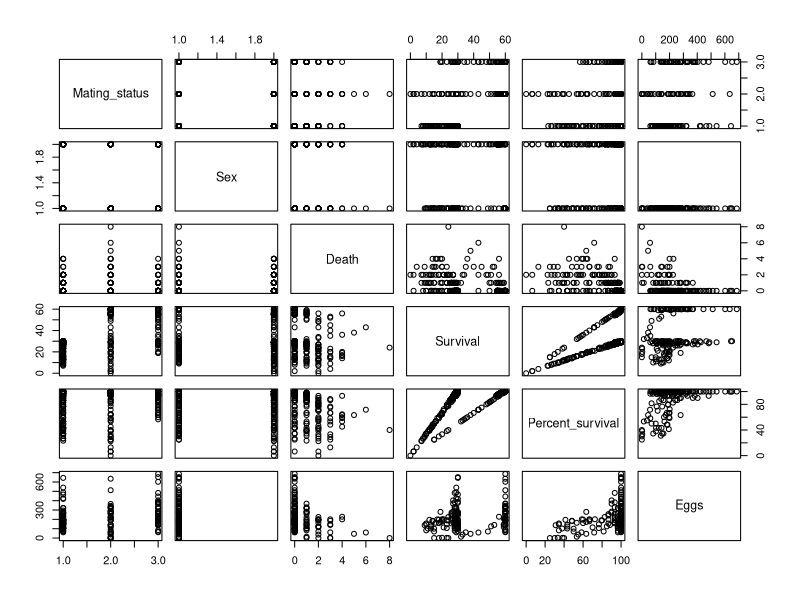
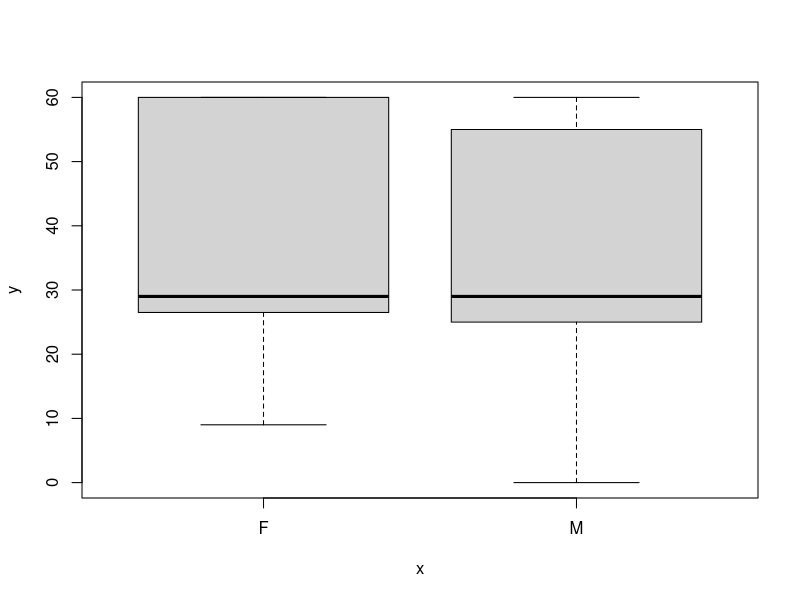
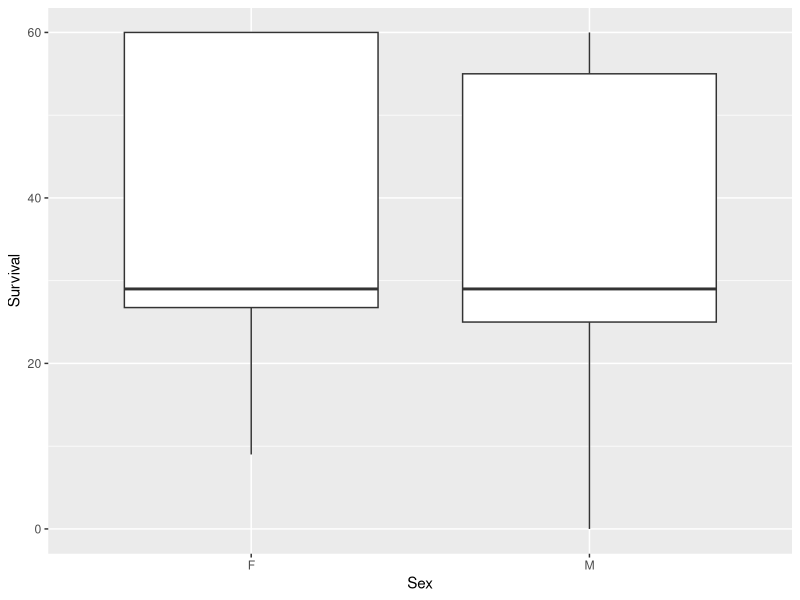
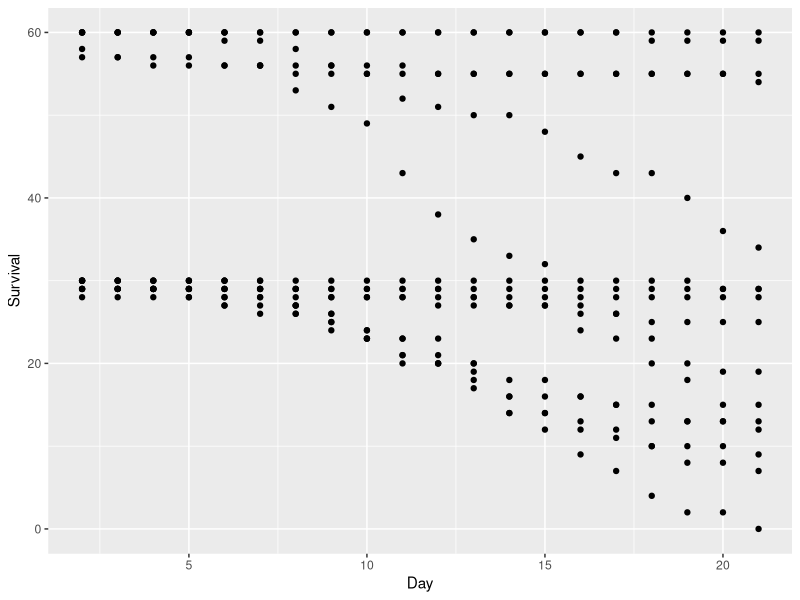
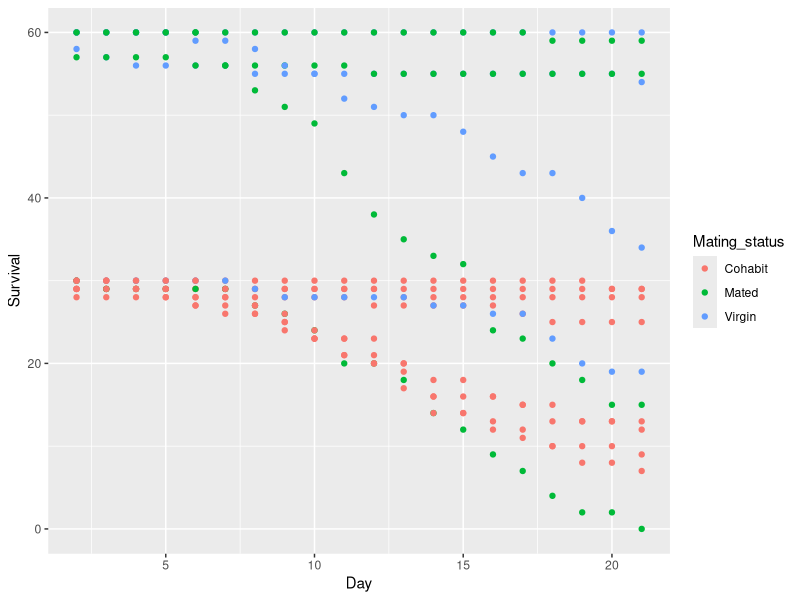
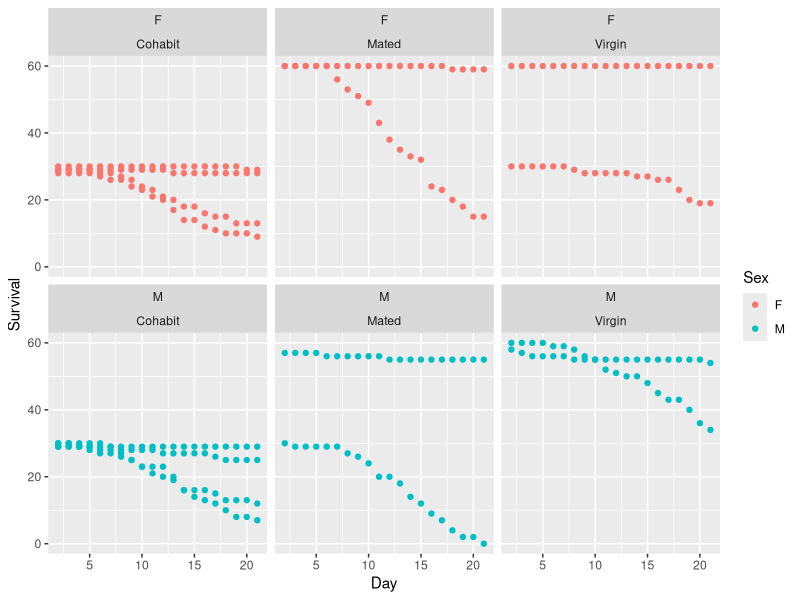
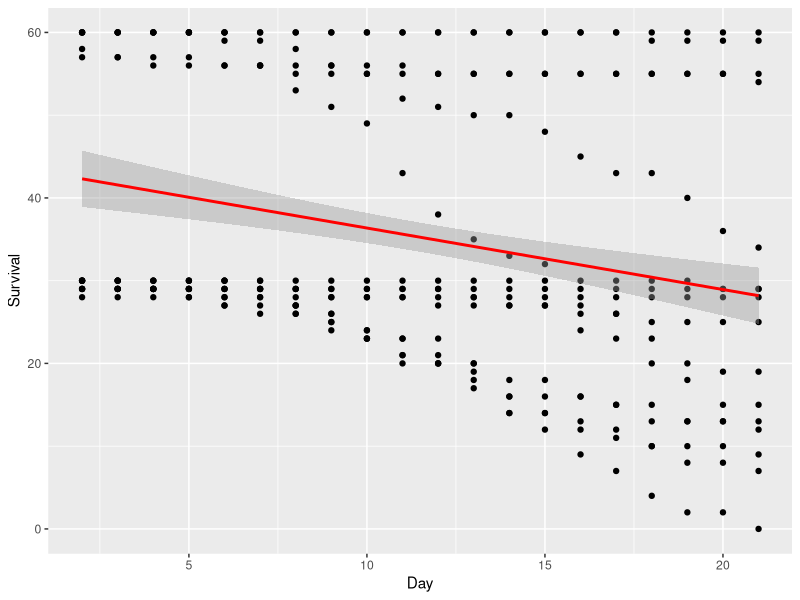

Here is the R script that generated these plots, in order:
## ---- chunk 1
knitr::opts_chunk$set(echo = FALSE, cache = TRUE)
library(tidyverse)
library(ggplot2)
## ---- chunk 2
# Import data set
bio_df <- readxl::read_xlsx('data/SSMI Data Sheet Spray Trial 1.xlsx')

# Taking a quick look at our data is easy
bio_df
## ---- chunk 3
# Selecting columns
bio_df %>% 
  select(Mating_status:Eggs) %>% 
  head()
## ---- chunk 4
# Filtering 
bio_df %>% 
  filter(Sex == "F")
## ---- chunk 5
bio_df %>% 
  select(Mating_status, Survival) %>% 
  group_by(Mating_status) %>% 
  summarize(mean_sur = mean(Survival))
## ---- chunk 6
sex_levels <- c("M", "F")
factor(bio_df$Sex, sex_levels)
## ---- chunk 7
# Make sure the data is in a useable form
bio_df <- bio_df %>% 
  mutate(Sex = factor(Sex)) %>% 
  mutate(Population = factor(Population)) %>% 
  mutate(Cage_Number = factor(Cage_Number)) %>% 
  mutate(Treatment = factor(Treatment)) %>% 
  mutate(Mating_status = factor(Mating_status)) %>% 
  mutate(Eggs = as.numeric(Eggs)) 

head(bio_df)
## ---- chunk 8
# Scatter plot matrix
plot(bio_df[, 5:10])
## ---- chunk 9
# Scatter plot matrix
plot(x = bio_df$Sex, y = bio_df$Survival)
## ---- chunk 10
bio_df %>% ggplot(aes(x = Sex, y = Survival)) +
  geom_boxplot()
## ---- chunk 11
dayplot <- bio_df %>% ggplot(aes(x = Day, y = Survival)) 

dayplot + geom_point()
## ---- chunk 12
dayplot + 
  geom_point(aes(color = Mating_status))
## ---- chunk 13
dayplot + 
  geom_point(aes(color = Sex)) +
  facet_wrap(Sex ~ Mating_status)
## ---- chunk 14
linear_mod <- lm(Survival ~ Day, data = bio_df)
summary(linear_mod)
## ---- chunk 15
dayplot + 
  geom_point() +
  stat_smooth(method = "lm", color = "red")
